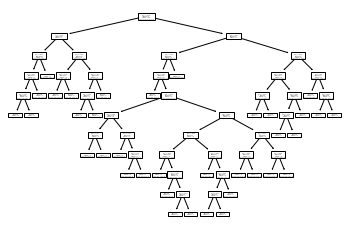

The Python source for this figure:
# -*- coding: utf-8 -*-
"""
Created on Thu May 13 07:09:13 2021

@author: aksha
"""
# -*- coding: utf-8 -*-
"""
Created on Tue May 11 18:54:33 2021

@author: aksha
"""

import pandas as pd
import numpy as np
import seaborn as sns
from sklearn import preprocessing
from sklearn import datasets, tree, metrics
from sklearn.model_selection import train_test_split
import matplotlib.pyplot as plt

df = pd.read_csv("train.csv", index_col=(8));

city = df.pop('city')

print("NaN values in the dataset:\n" , df.isna().sum() )

sns.pairplot(df[['estimated blast radius(km)' , 'temperature(C)', 'distance from nearest carrier(nm)', 'military-to-civilian ratio', 'population density', 'relative humidity', 'squadron strength' ]], diag_kind='kde')
print(df.describe().transpose()[['mean', 'std']])

features = np.array(df)
labels = np.array(city)

for i in range(len(labels)):
    if labels[i] == 7:
        labels[i] = 0
        



scalar = preprocessing.StandardScaler().fit(features)

scaled_features = scalar.transform(features)

clf = tree.DecisionTreeClassifier()

clf = clf.fit(scaled_features, labels)

predicted = clf.predict(scaled_features)

print(f"Classification report for classifier {clf}:\n"
      f"{metrics.classification_report(labels, predicted)}\n")


disp = metrics.plot_confusion_matrix(clf, features, labels)
disp.figure_.suptitle("Confusion Matrix")
print(f"Confusion matrix:\n{disp.confusion_matrix}")

plt.show()

tree.plot_tree(clf) 


from sklearn.metrics import accuracy_score

y_predicted = clf.predict(features)
print(accuracy_score(labels, y_predicted))
